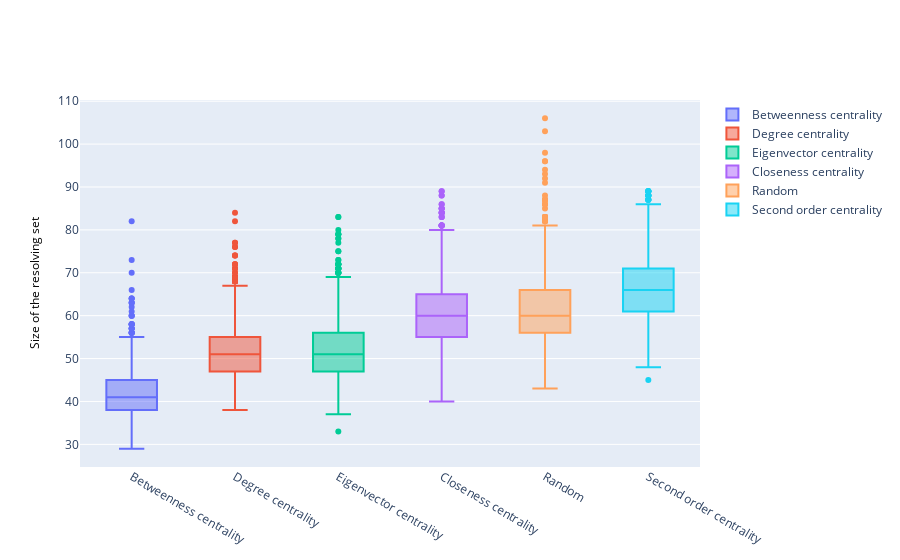

The cell this chart's notebook holds for it:
### Code cell
fig = go.Figure()

for group, values in dict_result2.items():
    fig.add_trace(go.Box(y=values, name=group))

fig.update_layout(
    yaxis=dict(
        title="Size of the resolving set",
        titlefont=dict(size=12, color='black')
    )
)       
    
fig.show()

### Figure 1 — Plotly figure (JSON) as saved in the notebook; plotly's stock layout.template omitted (floating-point values rounded to 4 significant figures; data arrays with more than 128 entries replaced by an {"elided": "..."} marker saying what was removed)
{"data": [{"name": "Betweenness centrality", "type": "box", "y": {"elided": "1500 int values"}}, {"name": "Degree centrality", "type": "box", "y": {"elided": "1500 int values"}}, {"name": "Eigenvector centrality", "type": "box", "y": {"elided": "1500 int values"}}, {"name": "Closeness centrality", "type": "box", "y": {"elided": "1497 int values"}}, {"name": "Random", "type": "box", "y": {"elided": "1500 int values"}}, {"name": "Second order centrality", "type": "box", "y": {"elided": "1465 int values"}}], "layout": {"yaxis": {"title": {"font": {"color": "black", "size": 12}, "text": "Size of the resolving set"}}}}
